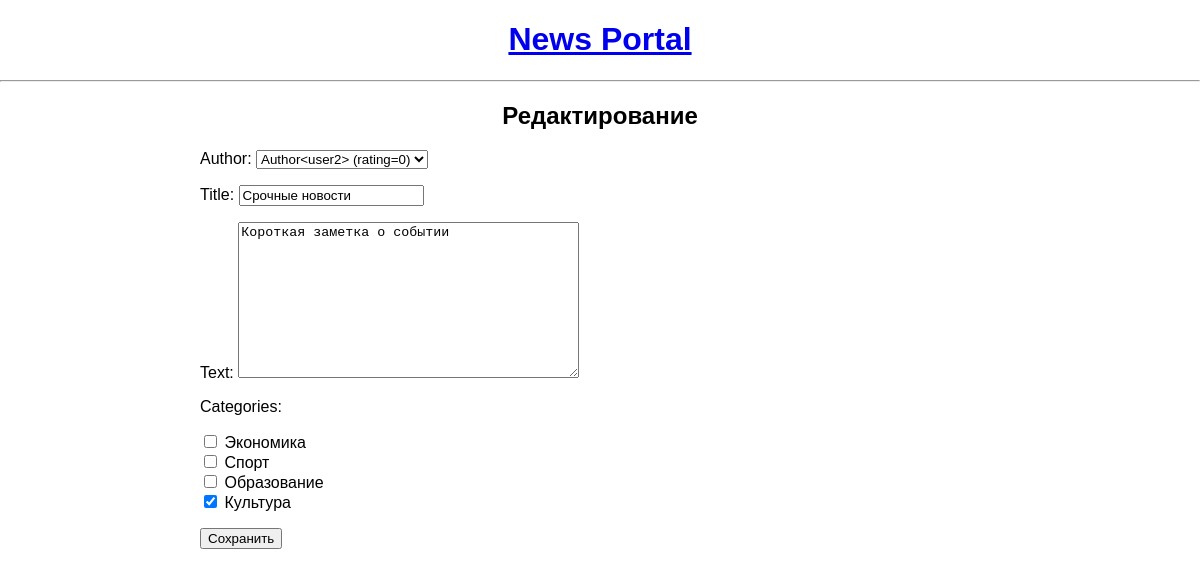
Before: /news/3/edit/ with the older database file.
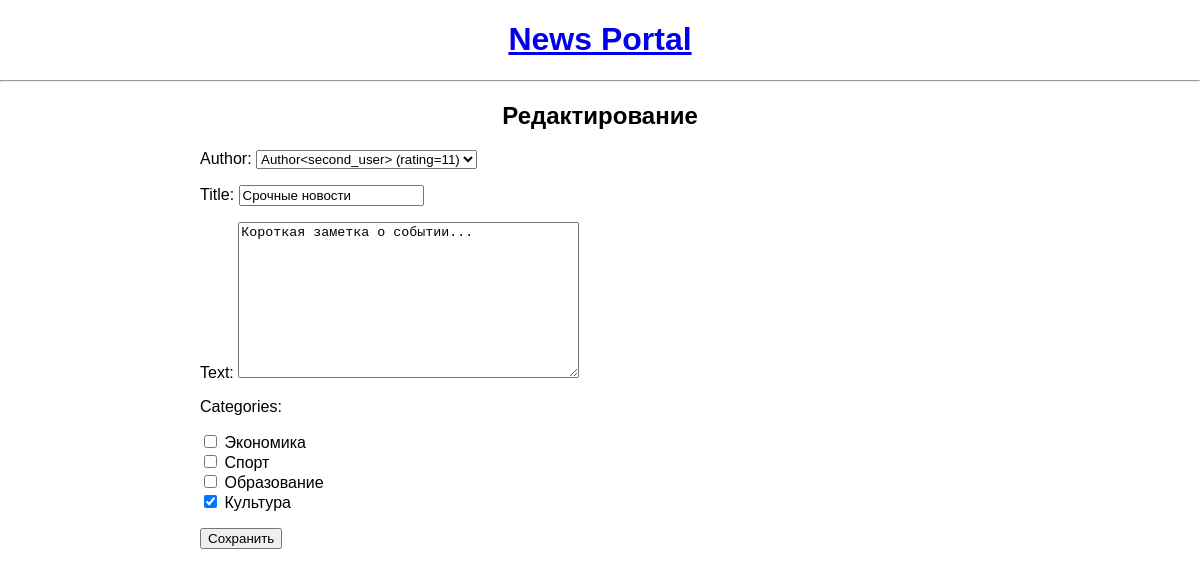
After: the same page with the newer database file.
### news/models.py (models this page shows, shortened)
class Post (models.Model):
    class Type (models.TextChoices):
        ARTICLE = 'AR', 'Статья'
        NEWS = 'NW', 'Новость'
    name = models.CharField(max_length=100)
    author = models.ForeignKey('Author', on_delete=models.CASCADE, related_name='posts')
    type = models.CharField(max_length=2, choices=Type.choices)
    created_at = models.DateTimeField(auto_now_add=True)
    categories = models.ManyToManyField('Category', through='PostCategory', related_name='posts')
    title = models.CharField(max_length=255)
    text = models.TextField()
    rating = models.IntegerField(default=0)

### news/views.py (the view, shortened to what this page needs)
# urls.py: path('<int:pk>/edit/', NewsUpdateView.as_view(), name='news_edit'),
class NewsUpdateView(UpdateView):
    model = Post
    form_class = PostForm
    template_name = 'flatpages/post_form.html'
    def get_queryset(self):
        return Post.objects.filter(type=Post.Type.NEWS)

### news/forms.py
class PostForm(forms.ModelForm):
    class Meta:
        model = Post
        fields = ['author', 'title', 'text', 'categories']
        widgets = {
            'categories': forms.CheckboxSelectMultiple(),
        }

### news/models.py (called while the page is built)
    def __str__(self):
        return f"Author<{self.user.username}> (rating={self.rating})"

    def __str__(self):
        return self.name

### templates/flatpages/post_form.html (shortened to what this page needs)
{% extends "flatpages/default.html" %}
{% block content %}
<h2>{% if object %}Редактирование{% else %}Создать{% endif %}</h2>
<form method="post">
    {{ form.as_p }}
    <button type="submit">Сохранить</button>
</form>
{% endblock %}

Changed rows visible on the page:
changed Post "Срочные новости": author "Author<user2> (rating=0)" → "Author<second_user> (rating=11)"; text "Короткая заметка о событии" → "Короткая заметка о событии..."
